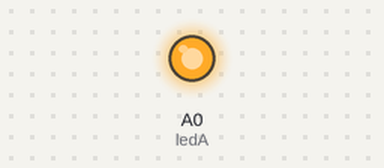
This sketch was run on a simulated Arduino Uno, built with avr-gcc and run on an emulated ATmega328P. On the bench: output pins drawn as LEDs (lit = HIGH).

Above: at 0.1 s.
Timing chart, 0 to 1.6 s (numbered marks = the images above):
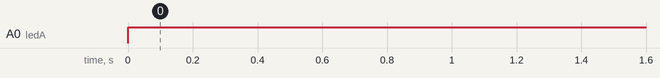

Measured:
- by itself, A0 (ledA): LOW → HIGH at 0.00 s

The sketch:

test.ino
```cpp
const int ledA = A0;


void setup() {
  pinMode(ledA, OUTPUT);

}

void loop() {
 digitalWrite(ledA,HIGH);

}
```
